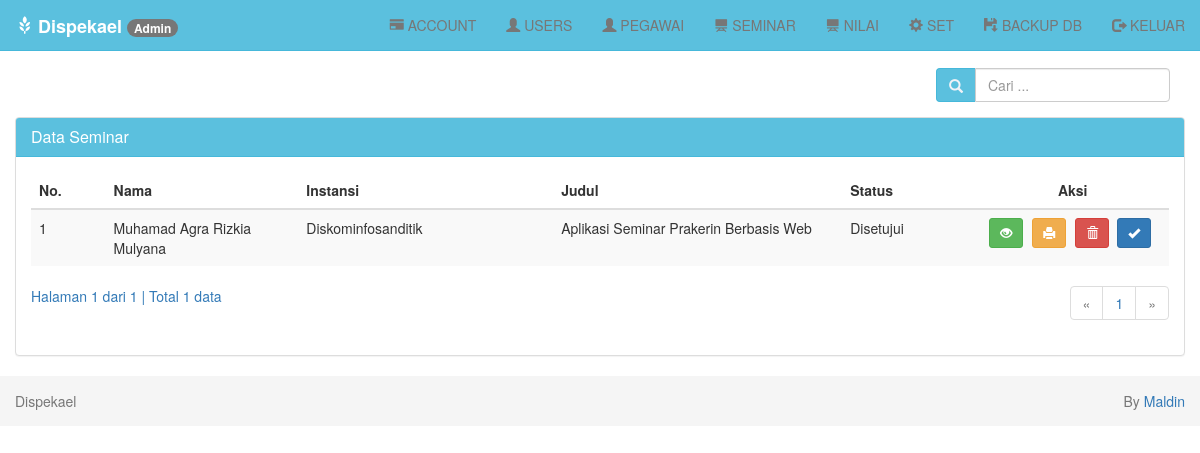
Screenshot of /index.php?page=seminar-tampil (signed in) with the database file from the repository.
### tables this page shows
CREATE TABLE `seminar` (
  `idseminar` int(5) NOT NULL AUTO_INCREMENT,
  `nis` int(8) NOT NULL,
  `judul` varchar(255) NOT NULL,
  `file` varchar(255) NOT NULL,
  `tautan` varchar(255) NOT NULL,
  `statussem` varchar(30) NOT NULL,
  `ket` varchar(255) NOT NULL,
  `pengujilap` int(8) NOT NULL,
  `pengujiapl` int(8) NOT NULL,
  `nilaiprakerin` int(3) NOT NULL,
  `nilailaporan` int(3) NOT NULL,
  `nilaiaplikasi` int(3) NOT NULL,
  PRIMARY KEY (`idseminar`)
);

CREATE TABLE `users` (
  `nis` bigint(12) unsigned NOT NULL,
  `id` bigint(12) unsigned NOT NULL,
  `nama` varchar(255) NOT NULL,
  `tanggal_lahir` date NOT NULL,
  `alamat` varchar(255) NOT NULL,
  `instansi` varchar(100) NOT NULL,
  `telp` varchar(15) NOT NULL,
  `stat` varchar(30) NOT NULL,
  `foto` varchar(255) NOT NULL,
  PRIMARY KEY (`nis`)
);

### seminar/tampil.php (the view, shortened to what this page needs)
<?php
if (isset($_POST['cari'])) {
    $cari = $_POST['cari'];
} else {
    $cari = "";
}
?>
<br>
<div class="row">
    <div class="col-md-12">
        <div class="panel-body">
            <div class="pull-right btn-tambah">
                <form class="form-inline" method="POST" action="?page=seminar-tampil">
                    <div class="form-group">
                        <div class="input-group">
                            <div class="input-group-addon">
                                <i class="glyphicon glyphicon-search"></i>
                            </div>
                            <input type="text" class="form-control" name="cari" placeholder="Cari ..." autocomplete="off" value="<?php echo $cari; ?>">
                        </div>
                    </div>
                </form>
            </div>
        </div>
        <div class="panel panel-default">
            <div class="panel-heading">
                <h3 class="panel-title">Data Seminar</h3>
            </div>
            <div class="panel-body">
                <div class="table-responsive">
                    <table class="table table-striped table-hover">
                        <thead>
                            <tr>
                                <th>No.</th>
                                <th>Nama</th>
                                <th>Instansi</th>
                                <th>Judul</th>
                                <th>Status</th>
                                <th class='center'>Aksi</th>
                            </tr>
                        </thead>
                        <tbody>
                            <?php
                            $batas = 10;
                            if (isset($cari)) {
                                $jumlah_record = mysqli_query($db, "SELECT seminar.*, users.nama, users.instansi FROM seminar JOIN users ON users.nis = seminar.nis WHERE instansi LIKE '%$cari%' OR nama LIKE '%$cari%'") or die('Ada kesalahan pada query jumlah_record: ' . mysqli_error($db));
                            } else {
                                $jumlah_record = mysqli_query($db, "SSELECT seminar.*, users.nama, users.instansi FROM seminar JOIN users ON users.nis = seminar.nis") or die('Ada kesalahan pada query jumlah_record: ' . mysqli_error($db));
                            }
                            $jumlah  = mysqli_num_rows($jumlah_record);
                            $halaman = ceil($jumlah / $batas);
                            $page    = (isset($_GET['hal'])) ? (int)$_GET['hal'] : 1;
                            $mulai   = ($page - 1) * $batas;
                            $no = 1;
                            if (isset($cari)) {
                                $query = mysqli_query($db, "SELECT seminar.*, users.nama, users.instansi FROM seminar JOIN users ON users.nis = seminar.nis WHERE instansi LIKE '%$cari%' OR nama LIKE '%$cari%' ORDER BY nis LIMIT $mulai, $batas")
                                    or die('Ada kesalahan pada query seminar: ' . mysqli_error($db));
                            } else {
                                $query = mysqli_query($db, "SELECT seminar.*, users.nama, users.instansi FROM seminar JOIN users ON users.nis = seminar.nis ORDER BY nis LIMIT $mulai, $batas") or die('Ada kesalahan pada query seminar: ' . mysqli_error($db));
                            }
                            while ($data = mysqli_fetch_assoc($query)) {
                                echo "  <tr>
                      <td width='20'>$no</td>
                      <td width='100'>$data[nama]</td>
                      <td width='75'>$data[instansi]</td>
                      <td width='150'>$data[judul]</td>
                      <td width='50'>$data[statussem]</td>
                      <td width='100' class='center'>
                        <div class=''>
                        <a data-toggle='tooltip' data-placement='top' title='Detail' style='margin-right:5px' class='btn btn-success btn-sm' href='?page=seminar-detail&id=$data[idseminar]'> <i class='glyphicon glyphicon-eye-open'></i></a>
                        <a data-toggle='tooltip' data-placement='top' title='Print Detail' style='margin-right:5px' class='btn btn-warning btn-sm' href='?page=seminar-print-detail&id=$data[idseminar]' target='_blank'> <i class='glyphicon glyphicon-print'></i></a>";;
                            ?>
                                <?php
                                if ($_SESSION['level'] == "Admin") {
                                    echo "<a data-toggle='tooltip' data-placement='top' title='Hapus' class='btn btn-danger btn-sm' href='?page=seminar-hapus&id=$data[idseminar]' onclick='return confirm('Anda yakin ingin menghapus $data[nama]');'> <i class='glyphicon glyphicon-trash'></i></a>&nbsp";
                                    echo " <a data-toggle='tooltip' data-placement='top' title='Aktivasi' style='margin-right:5px' class='btn btn-primary btn-sm' href='?page=aktivasi-seminar&id=$data[idseminar]'> <i class='glyphicon glyphicon-ok'></i></a>";
                                } else if ($_SESSION['level'] == "User") {
                                }
                                ?>
                            <?php
                                echo "
                        </div>
                      </td>
                    </tr>";
                                $no++;
                            }
                            ?>
                        </tbody>
                    </table>
                    <?php
                    if (empty($_GET['hal'])) {
                        $halaman_aktif = '1';
                    } else {
                        $halaman_aktif = $_GET['hal'];
                    }
                    ?>
                    <a>
                        Halaman <?php echo $halaman_aktif; ?> dari <?php echo $halaman; ?> |
                        Total <?php echo $jumlah; ?> data
                    </a>
                    <nav>
                        <ul class="pagination pull-right">
                            <?php
                            if ($halaman_aktif <= '1') { ?>
                                <li class="disabled">
                                    <a href="" aria-label="Previous">
                                        <span aria-hidden="true">&laquo;</span>
                                    </a>
                                </li>
                            <?php
                            }
                            ?>
                            <?php
                            for ($x = 1; $x <= $halaman; $x++) { ?>
                                <li class="">
                                    <a href="?page=seminar-tampil&hal=<?php echo $x ?>"><?php echo $x ?></a>
                                </li>
                            <?php
                            }
                            ?>
                            <?php
                            if ($halaman_aktif >= $halaman) { ?>
                                <li class="disabled">
                                    <a href="" aria-label="Next">
                                        <span aria-hidden="true">&raquo;</span>
                                    </a>
                                </li>
                            <?php
                            }
                            ?>
                        </ul>
                    </nav>
                </div>
            </div>
        </div>
    </div>
</div>

### assets/css/style.css (style rules this page uses)
body { padding-top: 40px; }
.panel-default > .panel-heading { background-color: #5bc0de; border-color: #46b8da; color: #fff; }
.input-group-addon { background-color: #5bc0de; border: 1px solid #46b8da; border-radius: 4px; color: #f1f2f7; }
.btn-tambah { margin-top: -7px; }
.center { text-align: center; }
.pagination { margin-top: -20px; }

### rows the page displays
seminar: users.nama "Muhamad Agra Rizkia Mulyana", users.instansi "Diskominfosanditik", judul "Aplikasi Seminar Prakerin Berbasis Web", statussem "Disetujui"

### other values shown
$_SESSION['level'] "Admin"
$halaman_aktif "1"
$halaman "1"
$jumlah "1"
